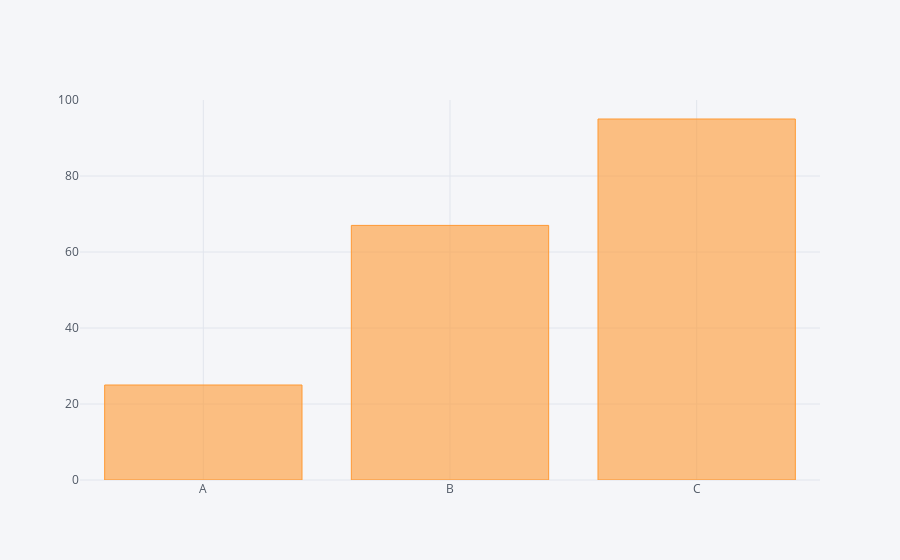

The cell this chart's notebook holds for it:
### Markdown cell above
# Barplot

### Code cell
df2.iplot(kind='bar', x='Book', y='Range')

### Figure 1 — Plotly figure (JSON) as saved in the notebook; plotly's stock layout.template omitted (floating-point values rounded to 4 significant figures)
{"data": [{"marker": {"color": "rgba(255, 153, 51, 0.6)", "line": {"color": "rgba(255, 153, 51, 1.0)", "width": 1}}, "name": "Range", "orientation": "v", "text": "", "type": "bar", "x": ["A", "B", "C"], "y": [25, 67, 95]}], "layout": {"legend": {"bgcolor": "#F5F6F9", "font": {"color": "#4D5663"}}, "paper_bgcolor": "#F5F6F9", "plot_bgcolor": "#F5F6F9", "titlefont": {"color": "#4D5663"}, "xaxis1": {"gridcolor": "#E1E5ED", "showgrid": true, "tickfont": {"color": "#4D5663"}, "title": "", "titlefont": {"color": "#4D5663"}, "zerolinecolor": "#E1E5ED"}, "yaxis1": {"gridcolor": "#E1E5ED", "showgrid": true, "tickfont": {"color": "#4D5663"}, "title": "", "titlefont": {"color": "#4D5663"}, "zerolinecolor": "#E1E5ED"}}}
